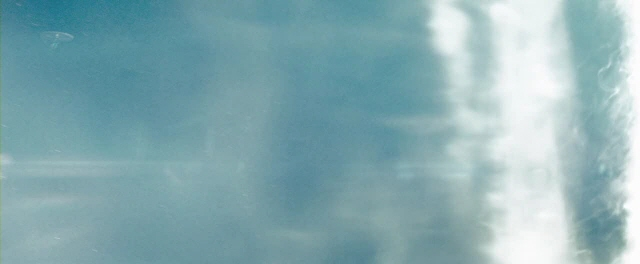
%> input picture data/startrek/00002.jpg, 640 x 264 px
$ octave --eval "result = Initial_load('../data/startrek/00002.jpg');"   (GNU Octave 9; MATLAB toolbox functions it lacks are replaced by stand-ins)
%> lines starting %> are read from the running program, lines starting %| are printed output that depends on the picture
function  [GrayFrame] = Initial_load(DataPath)
%> called with DataPath = '../data/startrek/00002.jpg'

Frame = imread(DataPath);
%> Frame is the input picture: size 264x640x3 uint8; mean R, G, B 135.6, 172.3, 178.1

if(size(Frame,1)>240 || size(Frame,2)>320)
    Frame = imresize(Frame, [240 320]);
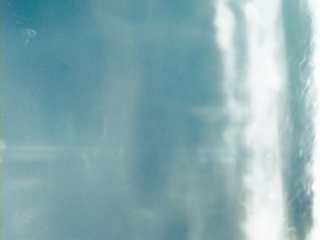
%> Frame: size 240x320x3 uint8; mean R, G, B 135.6, 172.3, 178.2
    GrayFrame = double(rgb2gray(Frame));
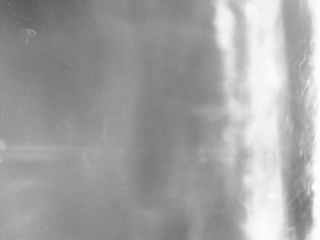
%> GrayFrame: size 240x320 double; min 91, max 253, mean 162
else
    GrayFrame = double(rgb2gray(Frame));
end

$ run again, on data/startrek/00005.jpg
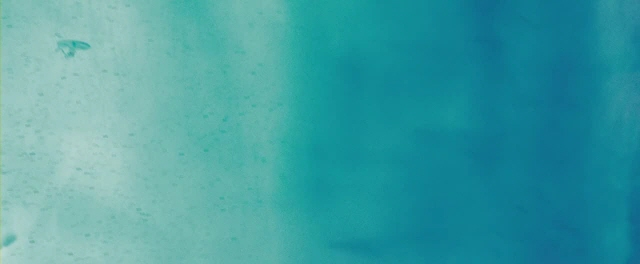
%> input picture data/startrek/00005.jpg, 640 x 264 px
%> in Initial_load, Frame is the input picture: size 264x640x3 uint8; mean R, G, B 64.9, 158.4, 163.5
%> in Initial_load, `Frame = imresize(Frame, [240 320]);`:
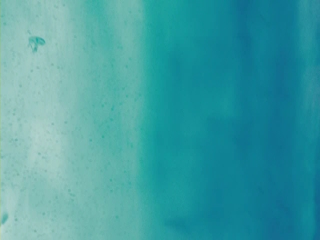
%> Frame: size 240x320x3 uint8; mean R, G, B 64.9, 158.4, 163.5
%> in Initial_load, `GrayFrame = double(rgb2gray(Frame));`:
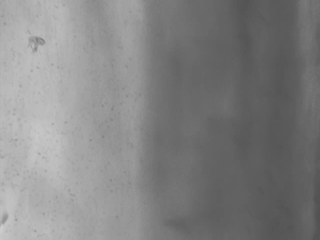
%> GrayFrame: size 240x320 double; min 81, max 205, mean 131.1

$ run again, on data/startrek/00007.jpg
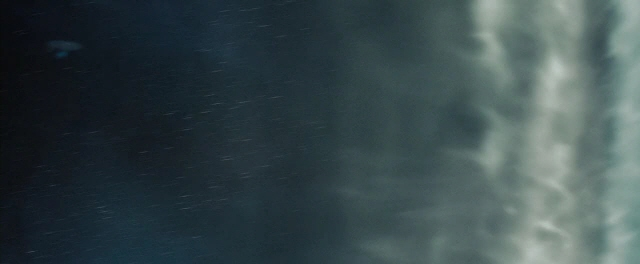
%> input picture data/startrek/00007.jpg, 640 x 264 px
%> in Initial_load, Frame is the input picture: size 264x640x3 uint8; mean R, G, B 56.7, 72.4, 75.2
%> in Initial_load, `Frame = imresize(Frame, [240 320]);`:
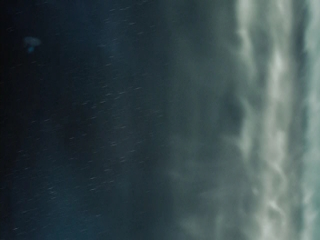
%> Frame: size 240x320x3 uint8; mean R, G, B 56.7, 72.4, 75.2
